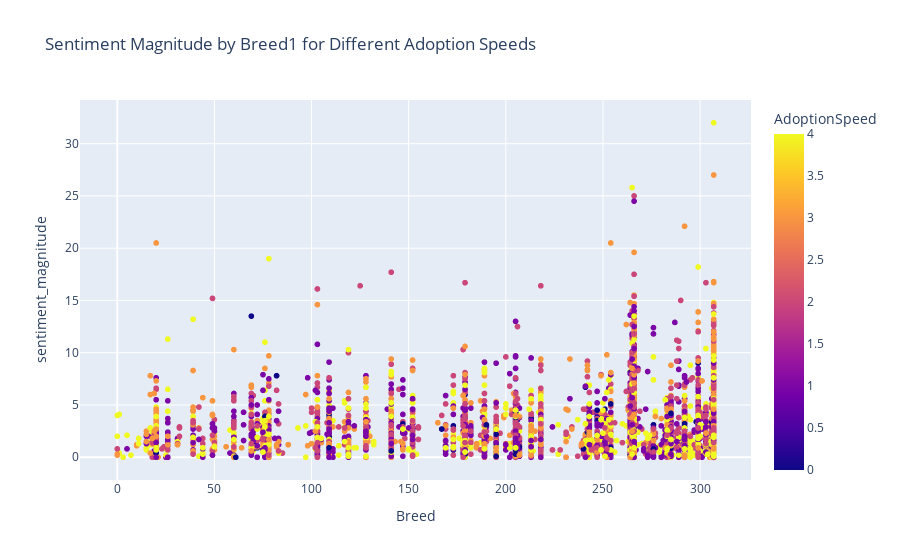

The code cell stored with this chart in its notebook:
### Code cell
fig = px.scatter(dataset, x='Breed1', y='sentiment_magnitude', color='AdoptionSpeed',
                 labels={'Breed1': 'Breed', 'sentiment_magnitude': 'sentiment_magnitude'},
                 title='Sentiment Magnitude by Breed1 for Different Adoption Speeds')

# Update layout to add selection capability
fig.update_layout(legend_title_text='Adoption Speed')

# Show the figure
fig.show()

### Figure 1 — Plotly figure (JSON) as saved in the notebook; plotly's stock layout.template omitted (floating-point values rounded to 4 significant figures; data arrays with more than 128 entries replaced by an {"elided": "..."} marker saying what was removed)
{"data": [{"hovertemplate": "Breed=%{x}<br>sentiment_magnitude=%{y}<br>AdoptionSpeed=%{marker.color}<extra></extra>", "legendgroup": "", "marker": {"color": {"elided": "14993 int values"}, "coloraxis": "coloraxis", "symbol": "circle"}, "mode": "markers", "name": "", "showlegend": false, "type": "scattergl", "x": {"elided": "14993 int values"}, "xaxis": "x", "y": {"elided": "14993 float values"}, "yaxis": "y"}], "layout": {"coloraxis": {"colorbar": {"title": {"text": "AdoptionSpeed"}}, "colorscale": [[0, "#0d0887"], [0.1111, "#46039f"], [0.2222, "#7201a8"], [0.3333, "#9c179e"], [0.4444, "#bd3786"], [0.5556, "#d8576b"], [0.6667, "#ed7953"], [0.7778, "#fb9f3a"], [0.8889, "#fdca26"], [1, "#f0f921"]]}, "legend": {"title": {"text": "Adoption Speed"}, "tracegroupgap": 0}, "title": {"text": "Sentiment Magnitude by Breed1 for Different Adoption Speeds"}, "xaxis": {"anchor": "y", "domain": [0, 1], "title": {"text": "Breed"}}, "yaxis": {"anchor": "x", "domain": [0, 1], "title": {"text": "sentiment_magnitude"}}}}
